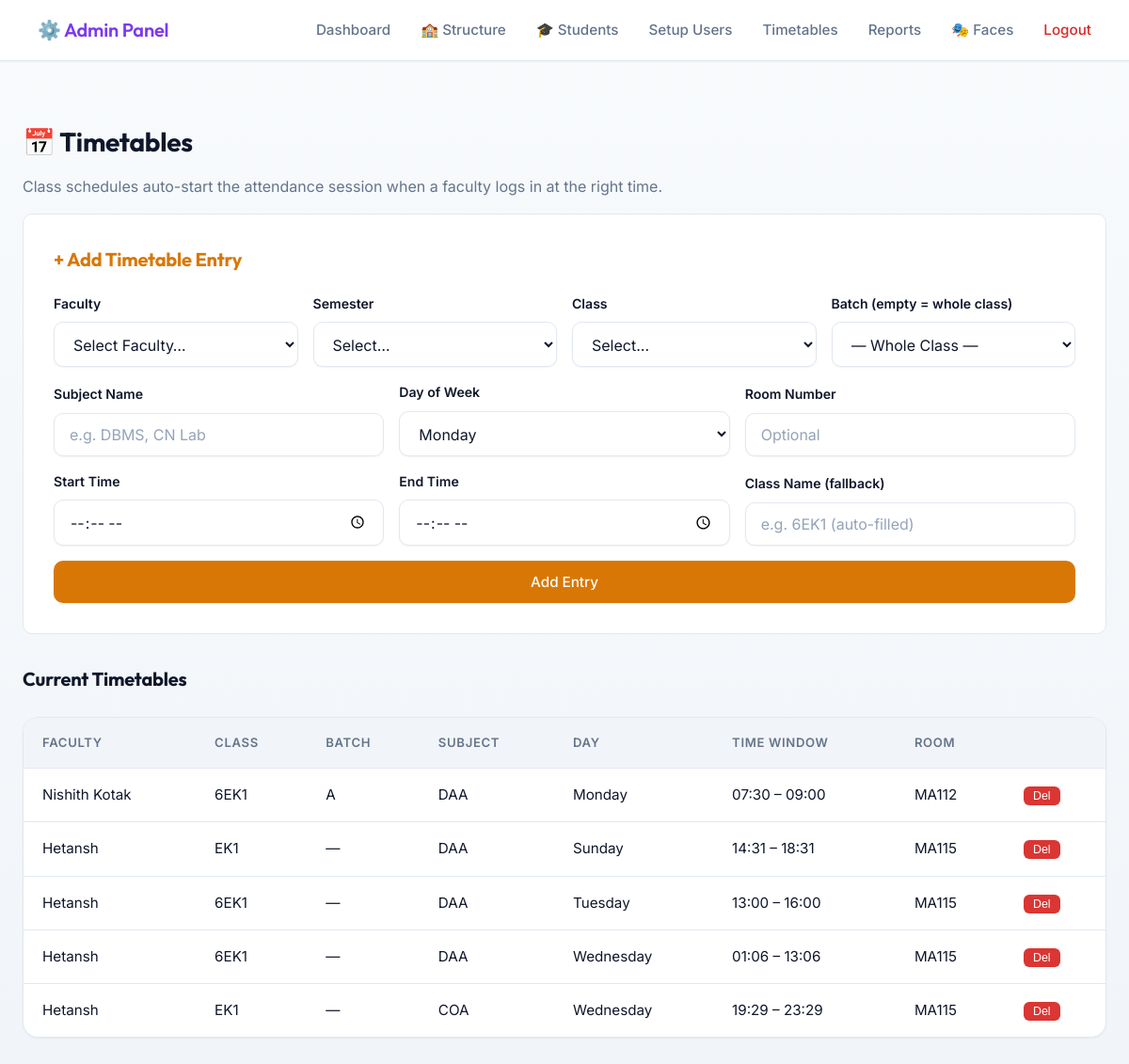
/admin/timetables (signed in), run on the app's committed database.
### tables this page shows
CREATE TABLE timetables (
                id INTEGER PRIMARY KEY AUTOINCREMENT,
                faculty_id INTEGER NOT NULL,
                class_name TEXT NOT NULL,
                day_of_week TEXT NOT NULL,
                start_time TEXT NOT NULL,
                end_time TEXT NOT NULL,
                room_number TEXT,
                created_at TIMESTAMP DEFAULT CURRENT_TIMESTAMP, class_id INTEGER, batch_id INTEGER, subject_name TEXT,
                FOREIGN KEY (faculty_id) REFERENCES faculties(id)
            );

CREATE TABLE faculties (
                id INTEGER PRIMARY KEY AUTOINCREMENT,
                name TEXT NOT NULL,
                email TEXT UNIQUE NOT NULL,
                department TEXT NOT NULL,
                passcode_hash TEXT NOT NULL,
                created_at TIMESTAMP DEFAULT CURRENT_TIMESTAMP,
                is_active BOOLEAN DEFAULT 1
            );

### app.py (the view)
    def wrap(*args, **kwargs):
        if not session.get("admin_logged_in"):
            return redirect(url_for("admin_login"))
        return f(*args, **kwargs)

### app.py (called while the page is built)
def get_db():
    return Database()

def admin_required(f):
    def wrap(*args, **kwargs):
        if not session.get("admin_logged_in"):
            return redirect(url_for("admin_login"))
        return f(*args, **kwargs)
    wrap.__name__ = f.__name__
    return wrap

### database.py (called while the page is built, shortened)
    def connect(self):
        self.conn   = sqlite3.connect(DB_PATH)
        self.conn.row_factory = sqlite3.Row
        self.cursor = self.conn.cursor()

    def disconnect(self):
        if self.conn:
            self.conn.close()
            self.conn   = None
            self.cursor = None

    def _add_column_if_missing(self, table, column, col_type):
        self.cursor.execute(f"PRAGMA table_info({table})")
        columns = [row[1] for row in self.cursor.fetchall()]

    def get_all_faculties(self):
        self.connect()
        self.cursor.execute('SELECT * FROM faculties WHERE is_active = 1')
        r = self.cursor.fetchall(); self.disconnect(); return r

    def get_all_semesters(self):
        self.connect()
        self.cursor.execute('SELECT * FROM semesters ORDER BY number')
        r = self.cursor.fetchall(); self.disconnect(); return r

    def get_all_batches(self):
        self.connect()
        self.cursor.execute('''
            SELECT b.id, b.class_id, b.name, c.name as class_name, s.number as semester
            FROM batches b
            JOIN classes c ON b.class_id = c.id
            JOIN semesters s ON c.semester_id = s.id
            ORDER BY s.number, c.name, b.name
        ''')
        r = self.cursor.fetchall(); self.disconnect(); return r

    def get_all_timetables(self):
        self.connect()
        self.cursor.execute('''
            SELECT t.*, f.name as faculty_name
            FROM timetables t
            JOIN faculties f ON t.faculty_id = f.id
            ORDER BY t.day_of_week, t.start_time
        ''')
        r = self.cursor.fetchall(); self.disconnect(); return r

### templates/admin_timetables.html (shortened to what this page needs)
{% extends "admin_base.html" %}
{% block content %}
<div style="margin-top:1.5rem;">
    <h2>📅 Timetables</h2>
    <p style="color:var(--text-muted);">Class schedules auto-start the attendance session when a faculty logs in at the right time.</p>
</div>
<div style="background:var(--bg-card); padding:2rem; border-radius:var(--radius-md); border:1px solid var(--border-color); margin-bottom:2rem;">
    <h3 style="color:var(--accent-gold); margin-bottom:1.2rem;">+ Add Timetable Entry</h3>
    <form id="ttForm">
        <div style="display:grid; grid-template-columns:1fr 1fr 1fr 1fr; gap:1rem; margin-bottom:1rem; align-items:end;">
            <div class="form-group" style="margin:0;">
                <label>Faculty</label>
                <select id="t_faculty" required>
                    <option value="" disabled selected>Select Faculty…</option>
                </select>
            </div>
            <div class="form-group" style="margin:0;">
                <label>Semester</label>
                <select id="t_sem" onchange="loadTTClasses(this.value)">
                    <option value="">Select…</option>
                </select>
            </div>
            <div class="form-group" style="margin:0;">
                <label>Class</label>
                <select id="t_class_id" onchange="loadTTBatches(this.value)">
                    <option value="">Select…</option>
                </select>
            </div>
            <div class="form-group" style="margin:0;">
                <label>Batch (empty = whole class)</label>
                <select id="t_batch_id">
                    <option value="">— Whole Class —</option>
                </select>
            </div>
        </div>
        <div class="tt-grid" style="margin-bottom:1rem;">
            <div class="form-group" style="margin:0;">
                <label>Subject Name</label>
                <input type="text" id="t_subject" placeholder="e.g. DBMS, CN Lab">
            </div>
            <div class="form-group" style="margin:0;">
                <label>Day of Week</label>
                <select id="t_day" required>
                    {% for d in ["Monday","Tuesday","Wednesday","Thursday","Friday","Saturday","Sunday"] %}
                    <option value="{{ d }}">{{ d }}</option>
                    {% endfor %}
                </select>
            </div>
            <div class="form-group" style="margin:0;">
                <label>Room Number</label>
                <input type="text" id="t_room" placeholder="Optional">
            </div>
            <div class="form-group" style="margin:0;">
                <label>Start Time</label>
                <input type="time" id="t_start" required>
            </div>
            <div class="form-group" style="margin:0;">
                <label>End Time</label>
                <input type="time" id="t_end" required>
            </div>
            <div class="form-group" style="margin:0;">
                <label>Class Name (fallback)</label>
                <input type="text" id="t_class_name" placeholder="e.g. 6EK1 (auto-filled)">
            </div>
        </div>
        <button type="submit" class="btn btn-primary" style="background:var(--accent-gold);">Add Entry</button>
    </form>
</div>
<h3>Current Timetables</h3>
<div class="table-container">
<table>
    <thead>
        <tr>
            <th>Faculty</th><th>Class</th><th>Batch</th><th>Subject</th>
            <th>Day</th><th>Time Window</th><th>Room</th><th></th>
        </tr>
    </thead>
    <tbody>
        {% for t in timetables %}
        <tr id="ttrow-{{ t.id }}">
            <td>{{ t.faculty_name }}</td>
            <td>{{ t.class_name }}</td>
            <td>{{ t.batch or '—' }}</td>
            <td>{{ t.subject or '—' }}</td>
            <td>{{ t.day }}</td>
            <td>{{ t.start }} – {{ t.end }}</td>
            <td>{{ t.room or 'N/A' }}</td>
            <td>
                <button style="background:#da3633;color:#fff;border:none;border-radius:6px;padding:3px 10px;font-size:0.78rem;cursor:pointer;"
                    onclick="deleteTT({{ t.id }})">Del</button>
            </td>
        </tr>
        {% else %}
        <tr><td colspan="8" style="text-align:center;color:var(--text-muted);">No timetables yet.</td></tr>
        {% endfor %}
    </tbody>
</table>
</div>
{% endblock %}

### static/css/styles.css (style rules this page uses)
:root { --bg-primary: #f8fafc; --bg-color-gradient: linear-gradient(180deg, #f8fafc 0%, #f1f5f9 100%); --bg-card: #ffffff; --bg-hover: #f1f5f9; --border-color: #e2e8f0; --border-light: #cbd5e1; --text-primary: #0f172a; --text-muted: #64748b; --text-inverse: #ffffff; --accent-blue: #4f46e5; --accent-blue-hover: #4338ca; --accent-green: #059669; --accent-green-hover: #047857; --accent-red: #dc2626; --accent-red-hover: #b91c1c; --accent-purple: #7c3aed; --accent-gold: #d97706; --shadow-sm: 0 1px 2px 0 rgba(0, 0, 0, 0.05); --shadow-md: 0 4px 6px -1px rgba(0, 0, 0, 0.05), 0 2px 4px -1px rgba(0, 0, 0, 0.03); --shadow-lg: 0 10px 15px -3px rgba(0, 0, 0, 0.08), 0 4px 6px -2px rgba(0, 0, 0, 0.04); --radius-md: 10px; --radius-lg: 16px; --radius-full: 9999px; --transition-fast: 0.15s ease-in-out; --transition-smooth: 0.3s cubic-bezier(0.4, 0, 0.2, 1); }
* { box-sizing: border-box; margin: 0; padding: 0; }
body { font-family: 'Inter', system-ui, -apple-system, sans-serif; background-color: var(--bg-primary); background-image: var(--bg-color-gradient); background-attachment: fixed; color: var(--text-primary); line-height: 1.6; min-height: 100vh; display: flex; flex-direction: column; -webkit-font-smoothing: antialiased; -moz-osx-font-smoothing: grayscale; }
h1, h2, h3, h4, .nav-brand { font-family: 'Outfit', 'Inter', sans-serif; font-weight: 700; letter-spacing: -0.01em; color: var(--text-primary); margin-bottom: 0.75rem; }
h2 { font-size: 1.75rem; }
h3 { font-size: 1.25rem; }
p { margin-bottom: 1rem; color: var(--text-muted); }
.form-group { margin-bottom: 1.5rem; }
label { display: block; margin-bottom: 0.5rem; font-weight: 600; font-size: 0.88rem; color: var(--text-primary); }
input, select { width: 100%; padding: 0.75rem 1rem; background: #ffffff; border: 1px solid var(--border-color); border-radius: var(--radius-md); color: var(--text-primary); font-family: inherit; font-size: 1rem; box-shadow: var(--shadow-sm); transition: all var(--transition-fast); }
input::placeholder, select::placeholder { color: #94a3b8; }
.btn { display: inline-block; padding: 0.75rem 1.5rem; border: 1px solid transparent; border-radius: var(--radius-md); font-family: inherit; font-weight: 500; font-size: 0.95rem; cursor: pointer; text-align: center; transition: all var(--transition-fast); color: var(--text-inverse); text-decoration: none; width: 100%; box-shadow: var(--shadow-sm); display: flex; align-items: center; justify-content: center; gap: 0.5rem; }
.btn-primary { background: var(--accent-blue); }
.table-container { background: var(--bg-card); border-radius: var(--radius-lg); border: 1px solid var(--border-color); overflow-x: auto; margin-top: 1.5rem; box-shadow: var(--shadow-sm); -webkit-overflow-scrolling: touch; }
table { width: 100%; border-collapse: collapse; min-width: 600px; }
th, td { padding: 1rem 1.25rem; text-align: left; border-bottom: 1px solid var(--border-color); font-size: 0.95rem; color: var(--text-primary); }
th { background: var(--bg-hover); color: var(--text-muted); font-weight: 600; font-size: 0.82rem; text-transform: uppercase; letter-spacing: 0.05em; white-space: nowrap; }
tr { transition: background var(--transition-fast); }
tr:last-child td { border-bottom: none; }

### templates/admin_timetables.html (style rules this page uses)
.tt-grid { display:grid; grid-template-columns:repeat(3,1fr); gap:1rem; align-items:end; }

### data on the page
timetables: faculty_name "Nishith Kotak", class_name "6EK1", batch "A", subject_name "DAA", day "Monday", start "07:30", end "09:00", room_number "MA112"
timetables: faculty_name "Hetansh", class_name "EK1", batch "—", subject_name "DAA", day "Sunday", start "14:31", end "18:31", room_number "MA115"
timetables: faculty_name "Hetansh", class_name "6EK1", batch "—", subject_name "DAA", day "Tuesday", start "13:00", end "16:00", room_number "MA115"
timetables: faculty_name "Hetansh", class_name "6EK1", batch "—", subject_name "DAA", day "Wednesday", start "01:06", end "13:06", room_number "MA115"
timetables: faculty_name "Hetansh", class_name "EK1", batch "—", subject_name "COA", day "Wednesday", start "19:29", end "23:29", room_number "MA115"

### other printed values
form field value "Monday"
